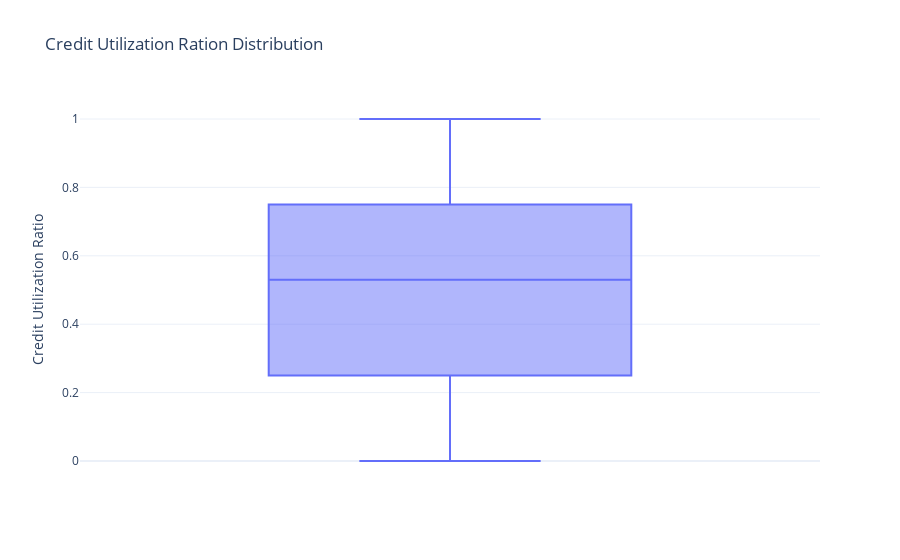

The notebook cell this image was saved under:
### Markdown cell above
Now let’s have a look at the distribution of the credit utilization ratio in the data:

### Code cell
credit_util_fig = px.box(cred , y = "Credit Utilization Ratio" , title= "Credit Utilization Ration Distribution")

credit_util_fig.show()

### Figure 1 — Plotly figure (JSON) as saved in the notebook; plotly's stock layout.template omitted (floating-point values rounded to 4 significant figures; data arrays with more than 128 entries replaced by an {"elided": "..."} marker saying what was removed)
{"data": [{"alignmentgroup": "True", "hovertemplate": "Credit Utilization Ratio=%{y}<extra></extra>", "legendgroup": "", "marker": {"color": "#636efa"}, "name": "", "notched": false, "offsetgroup": "", "orientation": "v", "showlegend": false, "type": "box", "x0": " ", "xaxis": "x", "y": {"elided": "1000 float values"}, "y0": " ", "yaxis": "y"}], "layout": {"boxmode": "group", "legend": {"tracegroupgap": 0}, "title": {"text": "Credit Utilization Ration Distribution"}, "xaxis": {"anchor": "y", "domain": [0, 1]}, "yaxis": {"anchor": "x", "domain": [0, 1], "title": {"text": "Credit Utilization Ratio"}}}}
